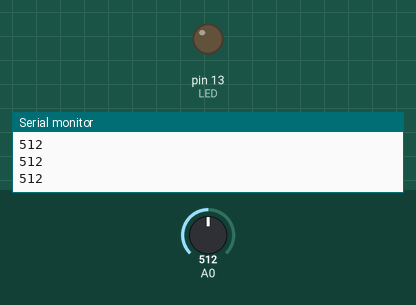
The sketch below on a simulated Arduino Uno, built with avr-gcc and run on an emulated ATmega328P. Shown: output pins drawn as LEDs (lit = HIGH), the last lines printed to the serial monitor. The inputs (shaded band) are chosen by the test bench; at power-on: A0 = 512.

Above: at 1.2 s.
1.3 s: A0 set to 1005
2.8 s: A0 set to 1020
At 3.9 s:
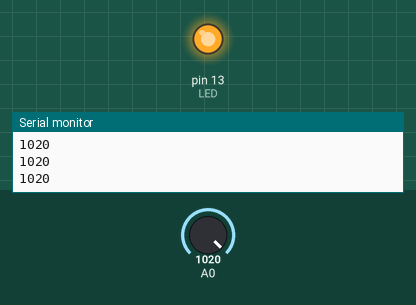
4.3 s: A0 set to 900
At 5.0 s:
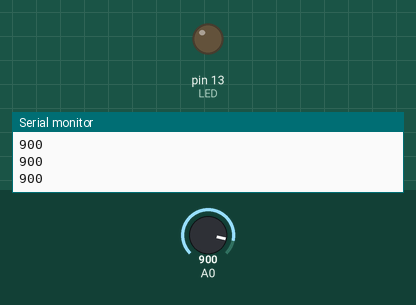
5.8 s: A0 set to 1023
At 6.2 s:
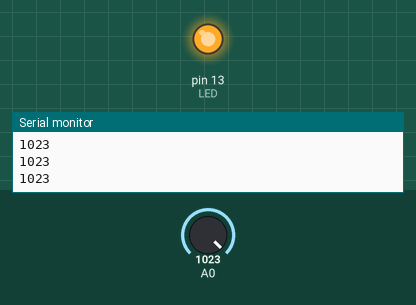
Timing chart, 0 to 8.3 s (numbered marks = the images above; inputs shaded):
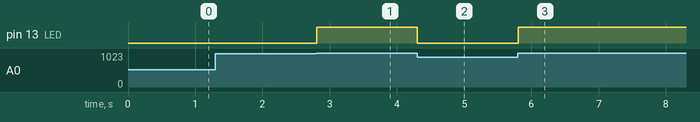

The sketch:

1-9_Auto-Light.ino
```cpp
// 项目 - - 感光灯

// 描述 - - 黑暗情况下，LED灯亮起，相反，在光亮环境下熄灭LED灯

int LED = 13;
int val = 0;

void setup() {
  pinMode(LED,OUTPUT);
  Serial.begin(9600);
}

void loop() {
  val = analogRead(0);
  Serial.println(val);

  //周围环境越亮，光敏电阻输出的值就越小
  if(val < 1020) {
    digitalWrite(LED,LOW);
  }
  else {
    digitalWrite(LED,HIGH);
  }
  delay(10);
}
```

Measured:
- the behaviour switches between 1019 and 1020 on A0 (found by bisection; images 0 and 1)
- after the input at 2.8 s, pin 13 (LED): LOW → HIGH at once
- after the input at 4.3 s, pin 13 (LED): HIGH → LOW at once
- after the input at 5.8 s, pin 13 (LED): LOW → HIGH at once
